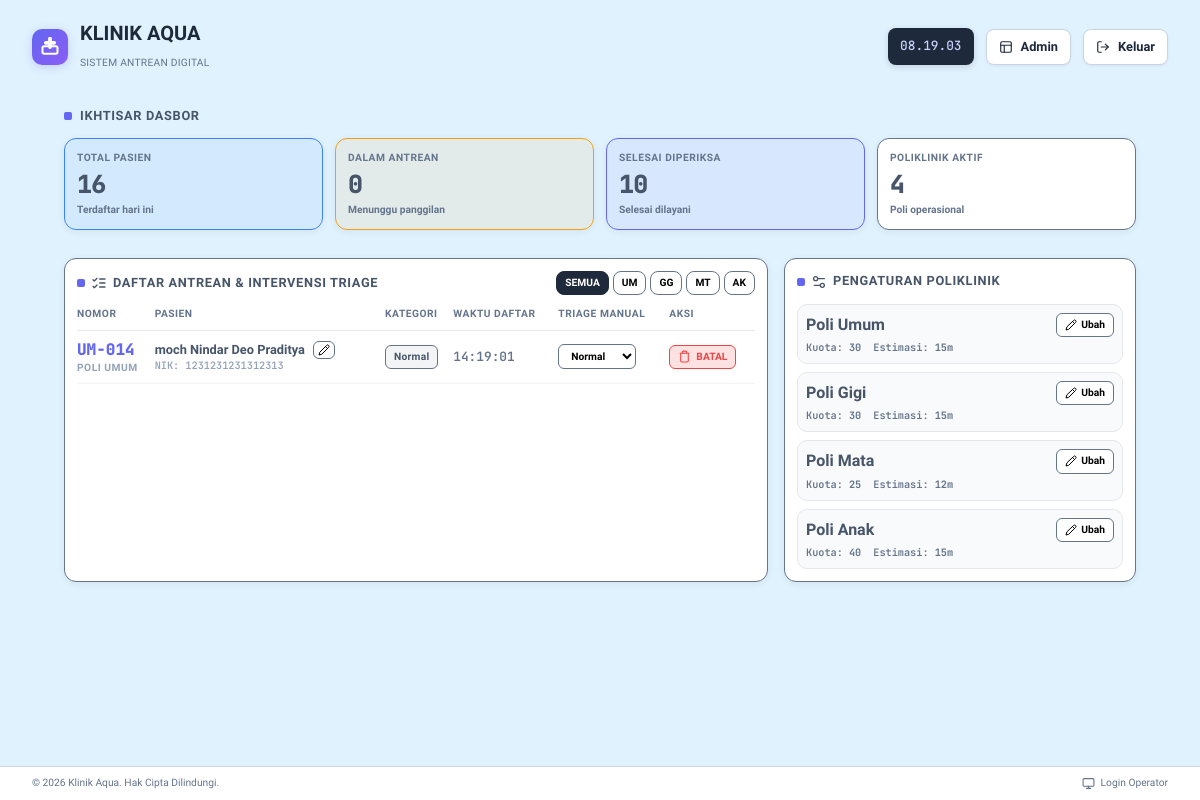
/admin-dashboard/ (signed in), run on the app's committed database.
### queue_app/models.py (models this page shows, shortened)
class Poli(models.Model):
    POLI_CHOICES = [
        ('umum', 'Poli Umum'),
        ('gigi', 'Poli Gigi'),
        ('mata', 'Poli Mata'),
        ('anak', 'Poli Anak'),
    ]
    kode = models.CharField(max_length=10, choices=POLI_CHOICES, unique=True)
    nama = models.CharField(max_length=50)
    prefix = models.CharField(max_length=5)
    counter = models.IntegerField(default=1)  # nomor antrean berikutnya hari ini
    kuota_harian = models.IntegerField(default=50)
    durasi_rata_rata = models.IntegerField(default=10)  # estimasi durasi pelayanan per pasien (menit)

### queue_app/views.py (the view)
# urls.py: path('admin-dashboard/', views.admin_dashboard, name='admin_dashboard'),
@role_required(['admin'])
def admin_dashboard(request):
    polis = Poli.objects.all()
    today = timezone.localtime(timezone.now()).date()
    antrean_aktif = Antrian.objects.filter(
        created_at__date=today,
        status__in=['waiting', 'called']
    ).order_by('-prioritas', 'created_at')
    total_antrean = Antrian.objects.filter(created_at__date=today).count()
    selesai_antrean = Antrian.objects.filter(created_at__date=today, status='done').count()
    menunggu_antrean = Antrian.objects.filter(created_at__date=today, status='waiting').count()
    context = {
        'polis': polis,
        'antrean_aktif': antrean_aktif,
        'stats': {
            'total': total_antrean,
            'selesai': selesai_antrean,
            'menunggu': menunggu_antrean
        }
    }
    return render(request, 'queue_app/admin_dashboard.html', context)

### queue_app/views_auth.py (called while the page is built)
def role_required(allowed_roles):
    def decorator(view_func):
        @wraps(view_func)
        def _wrapped_view(request, *args, **kwargs):
            if not request.user.is_authenticated:
                return redirect('queue_app:login')
            if request.user.is_superuser:
                return view_func(request, *args, **kwargs)
            user_groups = request.user.groups.values_list('name', flat=True)
            has_role = any(role in user_groups for role in allowed_roles)
            if not has_role:
                return HttpResponseForbidden("Anda tidak memiliki hak akses untuk halaman ini.")
            return view_func(request, *args, **kwargs)
        return _wrapped_view
    return decorator

### queue_app/templates/queue_app/admin_dashboard.html (shortened to what this page needs)
{% extends 'queue_app/base.html' %}
{% block content %}
<div class="main-content">
    <div>
        <div class="section-title">Ikhtisar Dasbor</div>
        <div class="stats-grid">
            <div class="stat-card blue">
                <div class="stat-label">Total Pasien</div>
                <div class="stat-value" id="stat-total">{{ stats.total }}</div>
                <div class="stat-desc">Terdaftar hari ini</div>
            </div>
            <div class="stat-card amber">
                <div class="stat-label">Dalam Antrean</div>
                <div class="stat-value" id="stat-menunggu">{{ stats.menunggu }}</div>
                <div class="stat-desc">Menunggu panggilan</div>
            </div>
            <div class="stat-card green">
                <div class="stat-label">Selesai Diperiksa</div>
                <div class="stat-value" id="stat-selesai">{{ stats.selesai }}</div>
                <div class="stat-desc">Selesai dilayani</div>
            </div>
            <div class="stat-card">
                <div class="stat-label">Poliklinik Aktif</div>
                <div class="stat-value">{{ polis|length }}</div>
                <div class="stat-desc">Poli operasional</div>
            </div>
        </div>
    </div>
    <div class="content-grid">
        <div class="queue-card">
            <div class="queue-header">
                <div class="section-title" style="margin-bottom: 0; display: flex; align-items: center; gap: 6px;">
                    Daftar Antrean &amp; Intervensi Triage
                </div>
                <div class="filter-buttons" id="poli-filter-group">
                    <button class="filter-btn active" onclick="filterByPoli('all')" data-poli="all">SEMUA</button>
                    {% for p in polis %}
                    <button class="filter-btn" onclick="filterByPoli('{{ p.kode }}')" data-poli="{{ p.kode }}">{{ p.prefix }}</button>
                    {% endfor %}
                </div>
            </div>
            <div style="overflow-x: auto;">
                <table class="queue-table">
                    <thead>
                        <tr>
                            <th>Nomor</th>
                            <th>Pasien</th>
                            <th>Kategori</th>
                            <th>Waktu Daftar</th>
                            <th>Triage Manual</th>
                            <th>Aksi</th>
                        </tr>
                    </thead>
                    <tbody id="active-queue-table-body">
                        {% for a in antrean_aktif %}
                        <tr id="ant-row-{{ a.id }}" data-poli="{{ a.poli.kode }}">
                            <td>
                            </td>
                        </tr>
                        {% empty %}
                        <tr id="empty-row">
                            <td colspan="6" style="text-align: center; color: var(--color-text-muted); padding: var(--space-6) var(--space-3); font-weight: var(--font-bold); font-family: 'JetBrains Mono', monospace;">
                                — BELUM ADA ANTREAN AKTIF HARI INI —
                            </td>
                        </tr>
                        {% endfor %}
                    </tbody>
                </table>
            </div>
        </div>
        <div class="poli-config-card">
            <div class="section-title" style="display: flex; align-items: center; gap: 6px;">
                <svg xmlns="http://www.w3.org/2000/svg" width="16" height="16" viewBox="0 0 24 24" fill="none" stroke="currentColor" stroke-width="2" stroke-linecap="round" stroke-linejoin="round" class="lucide lucide-settings-2"><path d="M20 7h-9"/><path d="M14 17H5"/><circle cx="17" cy="17" r="3"/><circle cx="7" cy="7" r="3"/></svg>
                Pengaturan Poliklinik
            </div>
            {% for p in polis %}
            <div class="poli-config-item" id="poli-config-{{ p.kode }}">
                <div class="poli-config-header">
                    <div class="poli-config-name">{{ p.nama }}</div>
                    <button class="btn-edit" onclick="openQuotaModal('{{ p.kode }}', '{{ p.nama }}', {{ p.kuota_harian }}, {{ p.durasi_rata_rata }})" style="display: inline-flex; align-items: center; gap: 4px;">
                        <svg xmlns="http://www.w3.org/2000/svg" width="12" height="12" viewBox="0 0 24 24" fill="none" stroke="currentColor" stroke-width="2" stroke-linecap="round" stroke-linejoin="round" class="lucide lucide-pencil"><path d="M17 3a2.85 2.83 0 1 1 4 4L7.5 20.5 2 22l1.5-5.5Z"/><path d="m15 5 4 4"/></svg>
                        Ubah
                    </button>
                </div>
                <div class="poli-config-meta">
                    <span>Kuota: <strong id="val-quota-{{ p.kode }}">{{ p.kuota_harian }}</strong></span>
                    <span>Estimasi: <strong id="val-dur-{{ p.kode }}">{{ p.durasi_rata_rata }}m</strong></span>
                </div>
            </div>
            {% endfor %}
        </div>
    </div>
</div>
{% endblock %}

### queue_app/templates/queue_app/base.html (style rules this page uses)
:root { --font-xs: 0.64rem; --font-sm: 0.8rem; --font-base: 1rem; --font-lg: 1.25rem; --font-xl: 1.563rem; --font-2xl: 1.953rem; --font-3xl: 2.441rem; --font-4xl: 3.052rem; --line-tight: 1.2; --line-snug: 1.375; --line-normal: 1.5; --line-relaxed: 1.625; --line-loose: 2; --letter-tighter: -0.05em; --letter-tight: -0.025em; --letter-normal: 0em; --letter-wide: 0.025em; --letter-wider: 0.05em; --letter-widest: 0.1em; --font-light: 300; --font-normal: 400; --font-medium: 500; --font-semibold: 600; --font-bold: 700; --font-extrabold: 800; --color-text-primary: #1e293b; --color-text-secondary: #475569; --color-text-tertiary: #64748b; --color-text-muted: #94a3b8; --color-accent: #6366f1; --color-accent-light: #a5b4fc; --color-accent-bg: #eef2ff; --color-background: #e0f2fe; --color-surface: #ffffff; --color-accent-hover: #4f46e5; --space-1: 0.25rem; --space-2: 0.5rem; --space-3: 0.75rem; --space-4: 1rem; --space-5: 1.25rem; --space-6: 1.5rem; --space-8: 2rem; --space-10: 2.5rem; --space-12: 3rem; --space-16: 4rem; --space-20: 5rem; }
* { box-sizing: border-box; margin: 0; padding: 0; }
* { -ms-overflow-style: none; scrollbar-width: none; }
body { font-family: "Plus Jakarta Sans", system-ui, -apple-system, BlinkMacSystemFont, "Segoe UI", Roboto, sans-serif; background-color: var(--color-background); color: var(--color-text-secondary); min-height: 100vh; width: 100%; max-width: 100%; overflow-x: hidden; overflow-y: auto; display: flex; flex-direction: column; line-height: var(--line-relaxed); font-size: var(--font-base); -webkit-font-smoothing: antialiased; -moz-osx-font-smoothing: grayscale; text-rendering: optimizeLegibility; }
.main-content { flex: 1; padding: var(--space-3) var(--space-8); display: flex; flex-direction: column; gap: var(--space-3); }
.section-title { font-size: var(--font-sm); font-weight: var(--font-extrabold); letter-spacing: var(--letter-wider); text-transform: uppercase; display: flex; align-items: center; gap: var(--space-2); margin-bottom: var(--space-3); color: var(--color-text-secondary); }
.section-title::before { content: ""; width: 8px; height: 8px; background: var(--color-accent); border-radius: 2px; }
img, video, iframe, canvas, svg { max-width: 100%; height: auto; }
* { word-wrap: break-word; overflow-wrap: break-word; }

### data on the page
Poli: prefix "UM", nama "Poli Umum", kuota_harian "30", durasi_rata_rata "15"
Poli: prefix "GG", nama "Poli Gigi", kuota_harian "30", durasi_rata_rata "15"
Poli: prefix "MT", nama "Poli Mata", kuota_harian "25", durasi_rata_rata "12"
Poli: prefix "AK", nama "Poli Anak", kuota_harian "40", durasi_rata_rata "15"

### other printed values
{{ stats.total }} "16"
{{ stats.menunggu }} "0"
{{ stats.selesai }} "10"
{{ polis|length }} "4"
